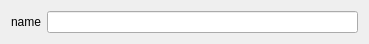
<?xml version="1.0" encoding="UTF-8"?>
<ui version="4.0">
 <class>GeneratorQtDesignerWidget</class>
 <widget class="QWidget" name="GeneratorQtDesignerWidget">
  <property name="geometry">
   <rect>
    <x>0</x>
    <y>0</y>
    <width>369</width>
    <height>38</height>
   </rect>
  </property>
  <property name="windowTitle">
   <string>GeneratorQtDesignerWidget</string>
  </property>
  <layout class="QGridLayout" name="gridLayout">
   <item row="0" column="0">
    <widget class="QLabel" name="label">
     <property name="text">
      <string>name</string>
     </property>
    </widget>
   </item>
   <item row="0" column="1">
    <widget class="QLineEdit" name="lineEditName"/>
   </item>
  </layout>
 </widget>
 <resources/>
 <connections/>
</ui>
